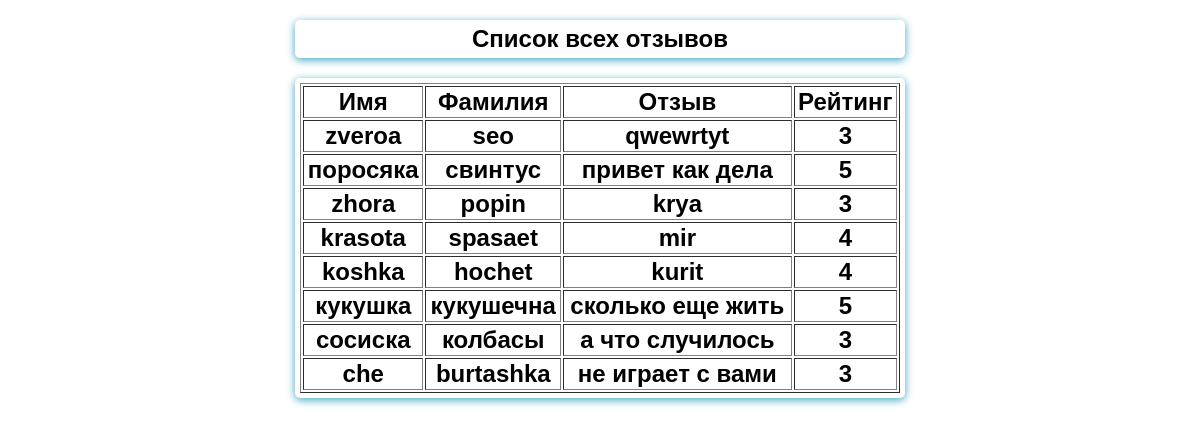
Page /list on the committed database.
### feedback/models.py (models this page shows)
class Feedback(models.Model):
    name = models.CharField(max_length=15, validators=[MinLengthValidator(3)])
    surname = models.CharField(max_length=60)
    feedback = models.TextField()
    rating = models.PositiveIntegerField()

### feedback/views.py (the view)
# urls.py: path('list', ListFeedBack.as_view()),
class ListFeedBack(ListView):
    template_name = 'feedback/list_feedback.html'
    model = Feedback
    context_object_name = 'feedbacks'
    def get_queryset(self):
        queryset = super().get_queryset()
        filter_qs = queryset.filter(rating__gt=2) #фильтрация
        return filter_qs

### feedback/templates/feedback/list_feedback.html (shortened to what this page needs)
{% extends 'feedback/base.html' %}
{% load static %}
{% block content %}
    <h2>Список всех отзывов</h2>
    <h2>
    <table width="100%", border="1">
        <tr>
        <th>Имя</th>
        <th>Фамилия</th>
        <th>Отзыв</th>
        <th>Рейтинг</th>
        </tr>
            {% for feed in feedbacks %}
            <tr>
                <td>{{feed.name}}</td>
                <td>{{feed.surname}}</td>
                <td>{{feed.feedback}}</td>
                <td>{{feed.rating}}</td>
            </tr>
             {% endfor %}
        </table>
        </h2>
{% endblock %}

### feedback/static/feedback/forms.css (style rules this page uses)
body { margin: 0; font-family: Sans-Serif; }
h2 { width:50%; margin: 20px auto 5px; text-align: center; padding: 5px; border-radius: 5px; box-shadow: 0 2px 8px #3ca3c1; }

### rows in the picture
Feedback: name "zveroa", surname "seo", feedback "qwewrtyt", rating "3"
Feedback: name "поросяка", surname "свинтус", feedback "привет как дела", rating "5"
Feedback: name "zhora", surname "popin", feedback "krya", rating "3"
Feedback: name "krasota", surname "spasaet", feedback "mir", rating "4"
Feedback: name "koshka", surname "hochet", feedback "kurit", rating "4"
Feedback: name "кукушка", surname "кукушечна", feedback "сколько еще жить", rating "5"
Feedback: name "сосиска", surname "колбасы", feedback "а что случилось", rating "3"
Feedback: name "che", surname "burtashka", feedback "не играет с вами", rating "3"
